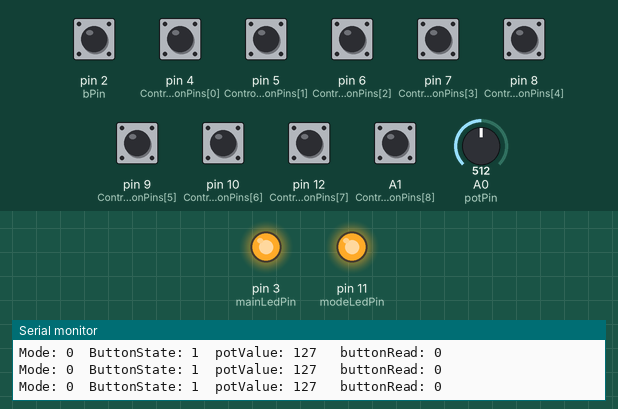
Bench run of a sketch on a simulated Arduino Uno, built with avr-gcc and run on an emulated ATmega328P. On the bench: output pins drawn as LEDs (lit = HIGH), the last lines printed to the serial monitor. Dashed ring = blinking. Inputs (shaded band) come from the test bench; at power-on: A1 (ControllerButtonPins[8]), pin 2 (bPin), pin 4 (ControllerButtonPins[0]), pin 5 (ControllerButtonPins[1]), pin 6 (ControllerButtonPins[2]), pin 7 (ControllerButtonPins[3]), pin 8 (ControllerButtonPins[4]), pin 9 (ControllerButtonPins[5]), pin 10 (ControllerButtonPins[6]), pin 12 (ControllerButtonPins[7]) HIGH, A0 (potPin) = 512.

Above: at 1.2 s.
1.3 s: pin 2 (bPin) pulled LOW for 0.15 s
At 2.4 s:
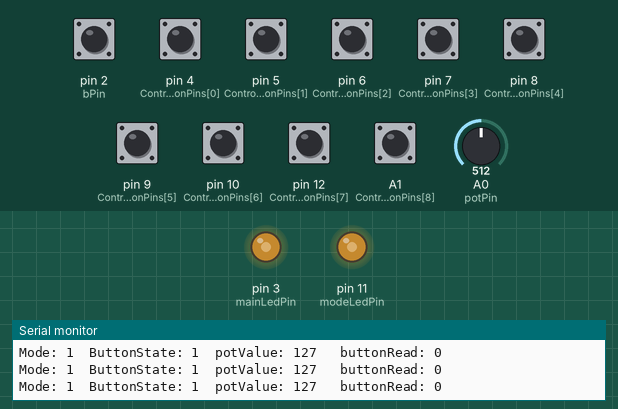
2.9 s: A0 (potPin) set to 716
At 3.8 s:
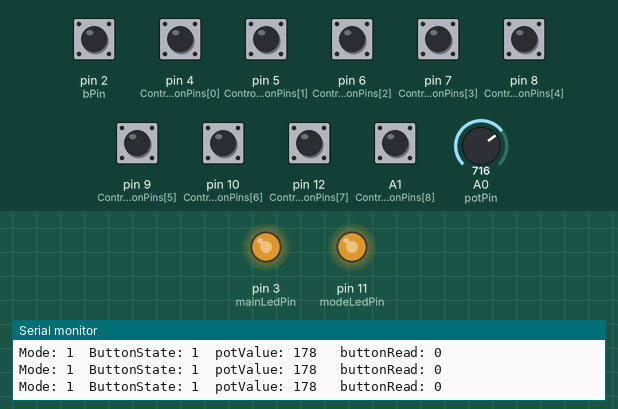
4.4 s: A0 (potPin) set to 0
At 5.4 s:
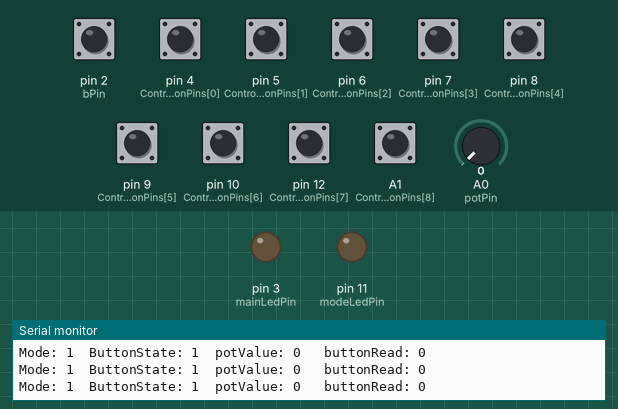
5.9 s: pin 2 (bPin) pulled LOW for 1 s
At 6.11 s:
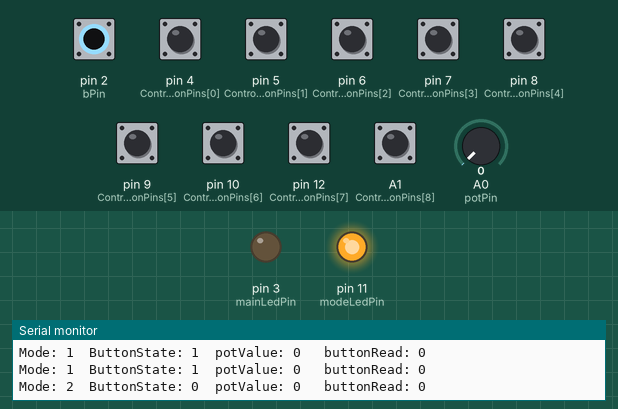
8.9 s: pin 2 (bPin) pulsed LOW 5 times (0.12 s each, 0.3 s apart)
At 9.37 s:
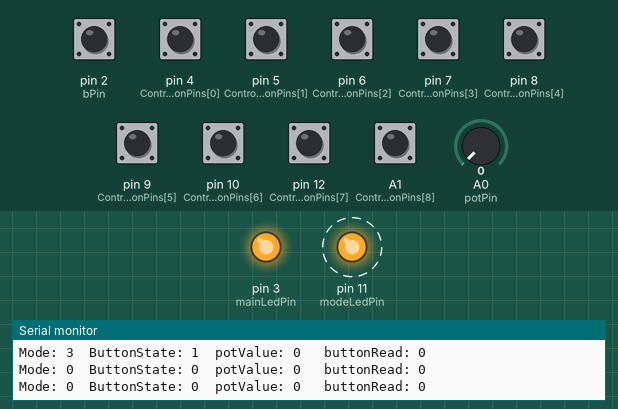
13.4 s: pin 2 (bPin) pulsed LOW 5 times (0.12 s each, 0.3 s apart)
At 14.18 s:
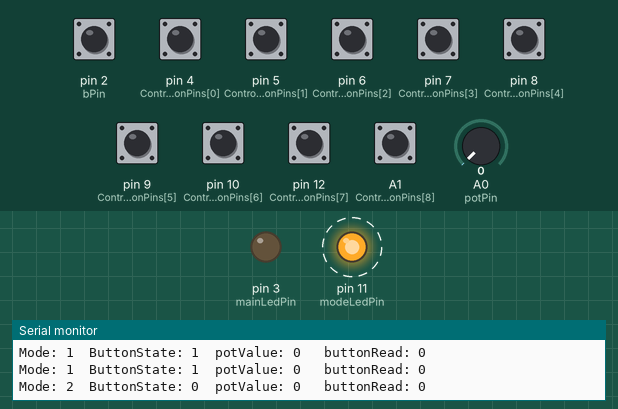
Timing chart, 0 to 16.4 s (numbered marks = the images above; inputs shaded):
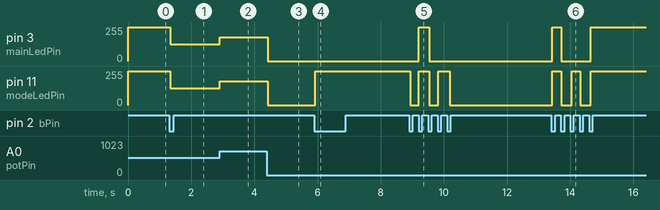

The sketch:

LightsForProject.ino
```cpp
const int bPin = 2;
const int modeLedPin = 11;
const int mainLedPin = 3;
const int potPin = A0;
const int SIZE = 9;
bool pushed = false;
int potValue;
int mode = 0;
int bState = 0;
int lastbState = 0;
int ControllerButtonPins[] = {4, 5, 6, 7, 8, 9, 10, 12, A1};
int ControllerButtonStates[SIZE];

void setup() {
  for (int i = 0; i < SIZE; i++) {
    pinMode(ControllerButtonPins[i], INPUT_PULLUP);
  }
  pinMode(bPin, INPUT_PULLUP);
  pinMode(modeLedPin, OUTPUT);
  pinMode(mainLedPin, OUTPUT);
  Serial.begin(9600);
}

void loop() {
  for (int i = 0; i < SIZE; i++) {
    ControllerButtonStates[i] = digitalRead(ControllerButtonPins[i]);
  }
  bState = digitalRead(bPin);
  potValue = map(analogRead(potPin), 0, 1024, 0 , 255);

  if (bState == LOW && lastbState == HIGH) {
    if (mode >= 3)
      mode = 0;
    else
      mode++;
  }
  lastbState = bState;


  if (mode == 0) {
    analogWrite(modeLedPin, 255);
    analogWrite(mainLedPin, 255);
  }

  else if (mode == 1) {
    analogWrite(modeLedPin, potValue);
    analogWrite(mainLedPin, potValue);
  }

  else if (mode == 2) {
    digitalWrite(modeLedPin, HIGH);
    digitalWrite(mainLedPin, HIGH);
    for (int i = 0; i < SIZE; i++) {
      if (ControllerButtonStates[i] == HIGH) {
        pushed = true;
      }
    }
    if (pushed) {
      digitalWrite(mainLedPin, LOW);
      delay(90);
      digitalWrite(modeLedPin, HIGH);
      digitalWrite(mainLedPin, HIGH);
      pushed = false;
    }
  }

  else {
    digitalWrite(modeLedPin, LOW);
    digitalWrite(mainLedPin, LOW);
  }

  Serial.print("Mode: ");
  Serial.print(mode);
  Serial.print("  ButtonState: ");
  Serial.print(bState);
  Serial.print("  potValue: ");
  Serial.print(potValue);
  Serial.print("   buttonRead: ");
  Serial.println(pushed);

}
```

Measured:
- after the input at 1.3 s, pin 3 (mainLedPin), pin 11 (modeLedPin): 255/255 → 127/255 at once
- after the input at 2.9 s, pin 3 (mainLedPin), pin 11 (modeLedPin): 127/255 → 178/255 at once
- after the input at 4.4 s, pin 3 (mainLedPin), pin 11 (modeLedPin): 178/255 → 0/255 at once
- after the input at 5.9 s, pin 11 (modeLedPin): 0/255 → 255/255 at once
- after the input at 8.9 s, pin 3 (mainLedPin): 0/255 → 255/255 after 0.30 s, → 0/255 0.34 s later; pin 11 (modeLedPin): alternates 255/255 for 0.35 s and 0/255 for 0.27 s, 5 changes in all, then stays 0/255, starting at once
- after the input at 13.4 s, pin 3 (mainLedPin): 0/255 → 255/255 at once, → 0/255 0.28 s later, → 255/255 0.93 s later; pin 11 (modeLedPin): alternates 255/255 for 0.28 s and 0/255 for 0.33 s, 5 changes in all, then stays 255/255, starting at once
